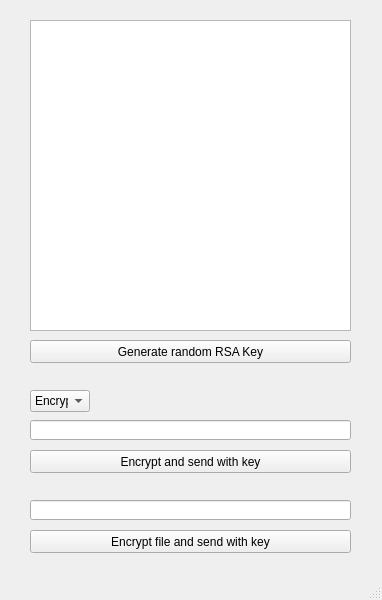
<?xml version="1.0" encoding="UTF-8"?>
<ui version="4.0">
 <class>MainWindow</class>
 <widget class="QMainWindow" name="MainWindow">
  <property name="geometry">
   <rect>
    <x>0</x>
    <y>0</y>
    <width>382</width>
    <height>600</height>
   </rect>
  </property>
  <property name="windowTitle">
   <string>MainWindow</string>
  </property>
  <widget class="QWidget" name="centralwidget">
   <widget class="QPlainTextEdit" name="plainTextEdit">
    <property name="geometry">
     <rect>
      <x>30</x>
      <y>20</y>
      <width>321</width>
      <height>311</height>
     </rect>
    </property>
   </widget>
   <widget class="QPushButton" name="pushButton">
    <property name="geometry">
     <rect>
      <x>30</x>
      <y>340</y>
      <width>321</width>
      <height>23</height>
     </rect>
    </property>
    <property name="text">
     <string>Generate random RSA Key</string>
    </property>
   </widget>
   <widget class="QPushButton" name="pushButton_2">
    <property name="geometry">
     <rect>
      <x>30</x>
      <y>450</y>
      <width>321</width>
      <height>23</height>
     </rect>
    </property>
    <property name="text">
     <string>Encrypt and send with key</string>
    </property>
   </widget>
   <widget class="QLineEdit" name="lineEdit">
    <property name="geometry">
     <rect>
      <x>30</x>
      <y>420</y>
      <width>321</width>
      <height>20</height>
     </rect>
    </property>
   </widget>
   <widget class="QComboBox" name="comboBox">
    <property name="geometry">
     <rect>
      <x>30</x>
      <y>390</y>
      <width>60</width>
      <height>22</height>
     </rect>
    </property>
    <item>
     <property name="text">
      <string>Encrypt</string>
     </property>
    </item>
    <item>
     <property name="text">
      <string>Decrypt</string>
     </property>
    </item>
   </widget>
   <widget class="QLineEdit" name="lineEdit_2">
    <property name="geometry">
     <rect>
      <x>30</x>
      <y>500</y>
      <width>321</width>
      <height>20</height>
     </rect>
    </property>
   </widget>
   <widget class="QPushButton" name="pushButton_3">
    <property name="geometry">
     <rect>
      <x>30</x>
      <y>530</y>
      <width>321</width>
      <height>23</height>
     </rect>
    </property>
    <property name="text">
     <string>Encrypt file and send with key</string>
    </property>
   </widget>
  </widget>
  <widget class="QStatusBar" name="statusbar"/>
 </widget>
 <resources/>
 <connections/>
</ui>
